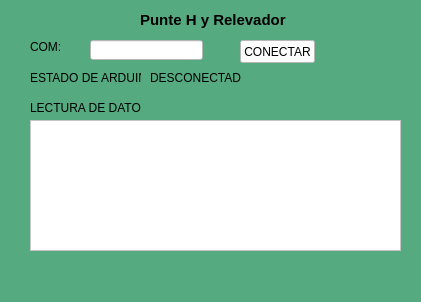
<?xml version="1.0" encoding="UTF-8"?>
<ui version="4.0">
 <class>MainWindow</class>
 <widget class="QMainWindow" name="MainWindow">
  <property name="geometry">
   <rect>
    <x>0</x>
    <y>0</y>
    <width>421</width>
    <height>302</height>
   </rect>
  </property>
  <property name="windowTitle">
   <string>MainWindow</string>
  </property>
  <property name="styleSheet">
   <string notr="true">background-color: rgb(85, 170, 127);</string>
  </property>
  <widget class="QWidget" name="centralwidget">
   <widget class="QLabel" name="label_4">
    <property name="geometry">
     <rect>
      <x>30</x>
      <y>40</y>
      <width>47</width>
      <height>13</height>
     </rect>
    </property>
    <property name="text">
     <string>COM:</string>
    </property>
   </widget>
   <widget class="QLineEdit" name="txt_com">
    <property name="geometry">
     <rect>
      <x>90</x>
      <y>40</y>
      <width>113</width>
      <height>20</height>
     </rect>
    </property>
    <property name="styleSheet">
     <string notr="true">background-color: rgb(255, 255, 255);</string>
    </property>
   </widget>
   <widget class="QPushButton" name="btn_accion">
    <property name="geometry">
     <rect>
      <x>240</x>
      <y>40</y>
      <width>75</width>
      <height>23</height>
     </rect>
    </property>
    <property name="styleSheet">
     <string notr="true">background-color: rgb(255, 255, 255);</string>
    </property>
    <property name="text">
     <string>CONECTAR</string>
    </property>
   </widget>
   <widget class="QLabel" name="label_5">
    <property name="geometry">
     <rect>
      <x>30</x>
      <y>70</y>
      <width>111</width>
      <height>16</height>
     </rect>
    </property>
    <property name="text">
     <string>ESTADO DE ARDUINO:</string>
    </property>
   </widget>
   <widget class="QLabel" name="label_6">
    <property name="geometry">
     <rect>
      <x>150</x>
      <y>70</y>
      <width>91</width>
      <height>16</height>
     </rect>
    </property>
    <property name="text">
     <string>DESCONECTADO</string>
    </property>
   </widget>
   <widget class="QListWidget" name="datos">
    <property name="geometry">
     <rect>
      <x>30</x>
      <y>120</y>
      <width>371</width>
      <height>131</height>
     </rect>
    </property>
    <property name="styleSheet">
     <string notr="true">background-color: rgb(255, 255, 255);</string>
    </property>
   </widget>
   <widget class="QLabel" name="label_7">
    <property name="geometry">
     <rect>
      <x>30</x>
      <y>100</y>
      <width>111</width>
      <height>16</height>
     </rect>
    </property>
    <property name="text">
     <string>LECTURA DE DATOS</string>
    </property>
   </widget>
   <widget class="QLabel" name="label_8">
    <property name="geometry">
     <rect>
      <x>140</x>
      <y>10</y>
      <width>161</width>
      <height>21</height>
     </rect>
    </property>
    <property name="text">
     <string>&lt;html&gt;&lt;head/&gt;&lt;body&gt;&lt;p&gt;&lt;span style=&quot; font-size:11pt; font-weight:600;&quot;&gt;Punte H y Relevador&lt;/span&gt;&lt;/p&gt;&lt;/body&gt;&lt;/html&gt;</string>
    </property>
   </widget>
  </widget>
  <widget class="QMenuBar" name="menubar">
   <property name="geometry">
    <rect>
     <x>0</x>
     <y>0</y>
     <width>421</width>
     <height>21</height>
    </rect>
   </property>
  </widget>
  <widget class="QStatusBar" name="statusbar"/>
 </widget>
 <resources>
  <include location="."/>
  <include location="."/>
 </resources>
 <connections/>
</ui>
